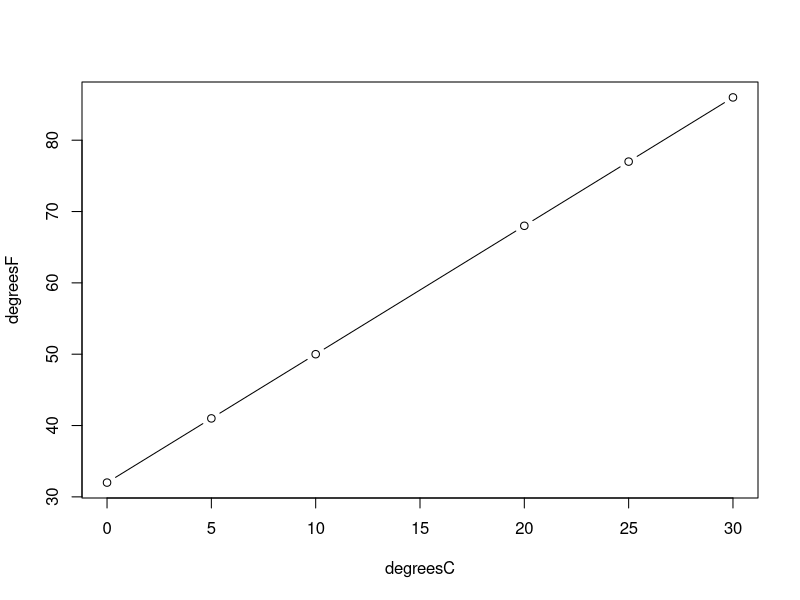

Here is the R script that generated this plot:
#' ---
#' title: "Basic Introduction to R"
#' author: "Michael Friendly"
#' ---

#' ## Simple calculations
#' Results of expressions are printed; assignments are not

# Circumference and area of a circle of radius=3
2 * pi * 3
pi * 3^2

# Assigning variables
radius <- 3
circumference <- 2 * pi * radius
circumference

# Assign, and print
(area <- pi * radius^2)

area/circumference

#' ## Vectors

degreesC <- c(0, 5, 10, 20, 25, 30)
degreesF <- (9/5) * degreesC + 32
degreesF

# a simple plot(x,y)
plot(degreesC, degreesF, type="b")

#' ### shorthand functions: :, seq(), rep()
1:10
10:1
seq(1, 10)
seq(1, 5, by=0.5)

rep(1:4, times=2)
rep(1:4, each=2)

#' ## Matrices
#' matrix(values, nrow, ncol) reshapes the values with nrow rows and ncol columns
(matA <- matrix(1:8, nrow=2, ncol=4))
(matB <- matrix(1:8, nrow=2, ncol=4, byrow=TRUE))

#' ### row and column labels: dimnames()
dimnames(matA) <- list(sex=c("M", "F"), group=LETTERS[1:4])
matA

#' ### see the structure of an R object
str(matA)

#' ## Arrays
#' array(values, dim) reshapes values into an array with dimensions dim

arrayA <- array(1:16, dim=c(2,4,2))  # 2 rows, 4 columns, 2 layers
arrayA

str(arrayA)

# assign dimension names
dimnames(arrayA) <- list(sex = c("M", "F"),
                         group = letters[1:4],
                         time = c("Pre", "Post"))
arrayA
str(arrayA)


